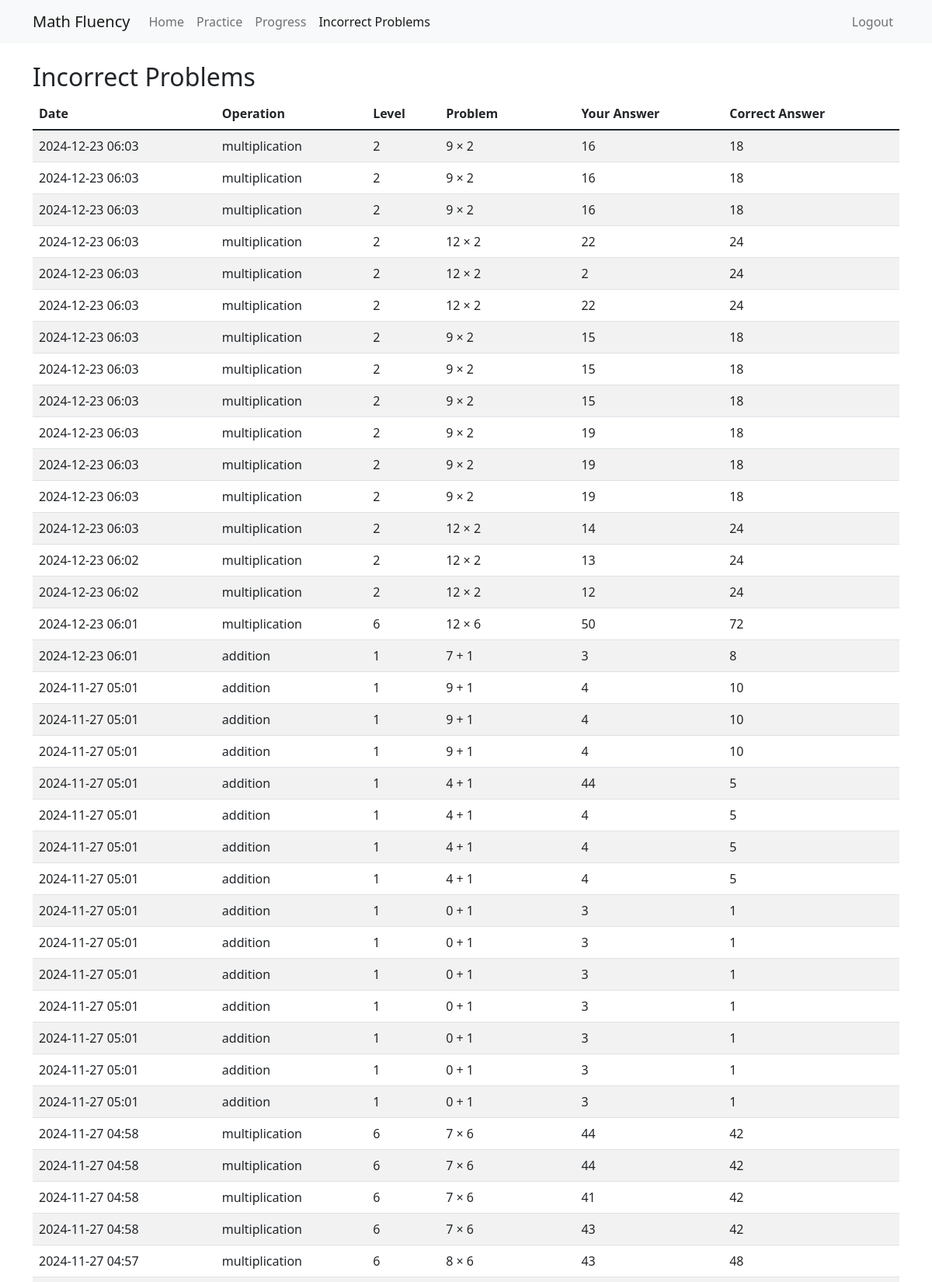
The app's page /incorrect_problems (signed in, upper part) with its own data.
### models/practice_attempt.py (models this page shows)
class PracticeAttempt(db.Model):
    id = db.Column(db.Integer, primary_key=True)
    user_id = db.Column(db.Integer, db.ForeignKey('user.id'), nullable=False)
    operation = db.Column(db.String(20), nullable=False)  # 'addition' or 'multiplication'
    level = db.Column(db.Integer, nullable=False)
    problem = db.Column(db.String(50), nullable=False)
    user_answer = db.Column(db.Integer, nullable=False)
    correct_answer = db.Column(db.Integer, nullable=False)
    is_correct = db.Column(db.Boolean, nullable=False)
    time_taken = db.Column(db.Float)  # in seconds
    created_at = db.Column(db.DateTime, default=datetime.utcnow)
    user = db.relationship('User', backref=db.backref('practice_attempts', lazy=True))

### app.py (the view)
@app.route('/incorrect_problems')
@login_required
def incorrect_problems():
    incorrect_attempts = PracticeAttempt.query.filter_by(
        user_id=current_user.id,
        is_correct=False
    ).order_by(PracticeAttempt.created_at.desc()).all()
    return render_template('incorrect_problems.html', attempts=incorrect_attempts)

### app.py (called while the page is built)
@login_manager.user_loader
def load_user(user_id):
    return User.query.get(int(user_id))

### templates/incorrect_problems.html
{% extends "base.html" %}
{% block content %}
<div class="container mt-4">
    <h2>Incorrect Problems</h2>
    {% if attempts %}
    <div class="table-responsive">
        <table class="table table-striped">
            <thead>
                <tr>
                    <th>Date</th>
                    <th>Operation</th>
                    <th>Level</th>
                    <th>Problem</th>
                    <th>Your Answer</th>
                    <th>Correct Answer</th>
                </tr>
            </thead>
            <tbody>
                {% for attempt in attempts %}
                <tr>
                    <td>{{ attempt.created_at.strftime('%Y-%m-%d %H:%M') }}</td>
                    <td>{{ attempt.operation }}</td>
                    <td>{{ attempt.level }}</td>
                    <td>{{ attempt.problem }}</td>
                    <td>{{ attempt.user_answer }}</td>
                    <td>{{ attempt.correct_answer }}</td>
                </tr>
                {% endfor %}
            </tbody>
        </table>
    </div>
    {% else %}
    <div class="alert alert-info">
        No incorrect problems found. Keep up the good work!
    </div>
    {% endif %}
</div>
{% endblock %}

### records on screen
PracticeAttempt: created_at "2024-12-23 06:03", operation "multiplication", level "2", problem "9 × 2", user_answer "16", correct_answer "18"
PracticeAttempt: created_at "2024-12-23 06:03", operation "multiplication", level "2", problem "9 × 2", user_answer "16", correct_answer "18"
PracticeAttempt: created_at "2024-12-23 06:03", operation "multiplication", level "2", problem "9 × 2", user_answer "16", correct_answer "18"
PracticeAttempt: created_at "2024-12-23 06:03", operation "multiplication", level "2", problem "12 × 2", user_answer "22", correct_answer "24"
PracticeAttempt: created_at "2024-12-23 06:03", operation "multiplication", level "2", problem "12 × 2", user_answer "2", correct_answer "24"
PracticeAttempt: created_at "2024-12-23 06:03", operation "multiplication", level "2", problem "12 × 2", user_answer "22", correct_answer "24"
PracticeAttempt: created_at "2024-12-23 06:03", operation "multiplication", level "2", problem "9 × 2", user_answer "15", correct_answer "18"
PracticeAttempt: created_at "2024-12-23 06:03", operation "multiplication", level "2", problem "9 × 2", user_answer "15", correct_answer "18"
PracticeAttempt: created_at "2024-12-23 06:03", operation "multiplication", level "2", problem "9 × 2", user_answer "15", correct_answer "18"
PracticeAttempt: created_at "2024-12-23 06:03", operation "multiplication", level "2", problem "9 × 2", user_answer "19", correct_answer "18"
PracticeAttempt: created_at "2024-12-23 06:03", operation "multiplication", level "2", problem "9 × 2", user_answer "19", correct_answer "18"
PracticeAttempt: created_at "2024-12-23 06:03", operation "multiplication", level "2", problem "9 × 2", user_answer "19", correct_answer "18"
PracticeAttempt: created_at "2024-12-23 06:03", operation "multiplication", level "2", problem "12 × 2", user_answer "14", correct_answer "24"
PracticeAttempt: created_at "2024-12-23 06:02", operation "multiplication", level "2", problem "12 × 2", user_answer "13", correct_answer "24"
PracticeAttempt: created_at "2024-12-23 06:02", operation "multiplication", level "2", problem "12 × 2", user_answer "12", correct_answer "24"
PracticeAttempt: created_at "2024-12-23 06:01", operation "multiplication", level "6", problem "12 × 6", user_answer "50", correct_answer "72"
PracticeAttempt: created_at "2024-12-23 06:01", operation "addition", level "1", problem "7 + 1", user_answer "3", correct_answer "8"
PracticeAttempt: created_at "2024-11-27 05:01", operation "addition", level "1", problem "9 + 1", user_answer "4", correct_answer "10"
PracticeAttempt: created_at "2024-11-27 05:01", operation "addition", level "1", problem "9 + 1", user_answer "4", correct_answer "10"
PracticeAttempt: created_at "2024-11-27 05:01", operation "addition", level "1", problem "9 + 1", user_answer "4", correct_answer "10"
PracticeAttempt: created_at "2024-11-27 05:01", operation "addition", level "1", problem "4 + 1", user_answer "44", correct_answer "5"
PracticeAttempt: created_at "2024-11-27 05:01", operation "addition", level "1", problem "4 + 1", user_answer "4", correct_answer "5"
PracticeAttempt: created_at "2024-11-27 05:01", operation "addition", level "1", problem "4 + 1", user_answer "4", correct_answer "5"
PracticeAttempt: created_at "2024-11-27 05:01", operation "addition", level "1", problem "4 + 1", user_answer "4", correct_answer "5"
PracticeAttempt: created_at "2024-11-27 05:01", operation "addition", level "1", problem "0 + 1", user_answer "3", correct_answer "1"
PracticeAttempt: created_at "2024-11-27 05:01", operation "addition", level "1", problem "0 + 1", user_answer "3", correct_answer "1"
PracticeAttempt: created_at "2024-11-27 05:01", operation "addition", level "1", problem "0 + 1", user_answer "3", correct_answer "1"
PracticeAttempt: created_at "2024-11-27 05:01", operation "addition", level "1", problem "0 + 1", user_answer "3", correct_answer "1"
PracticeAttempt: created_at "2024-11-27 05:01", operation "addition", level "1", problem "0 + 1", user_answer "3", correct_answer "1"
PracticeAttempt: created_at "2024-11-27 05:01", operation "addition", level "1", problem "0 + 1", user_answer "3", correct_answer "1"
PracticeAttempt: created_at "2024-11-27 05:01", operation "addition", level "1", problem "0 + 1", user_answer "3", correct_answer "1"
PracticeAttempt: created_at "2024-11-27 04:58", operation "multiplication", level "6", problem "7 × 6", user_answer "44", correct_answer "42"
PracticeAttempt: created_at "2024-11-27 04:58", operation "multiplication", level "6", problem "7 × 6", user_answer "44", correct_answer "42"
PracticeAttempt: created_at "2024-11-27 04:58", operation "multiplication", level "6", problem "7 × 6", user_answer "41", correct_answer "42"
PracticeAttempt: created_at "2024-11-27 04:58", operation "multiplication", level "6", problem "7 × 6", user_answer "43", correct_answer "42"
PracticeAttempt: created_at "2024-11-27 04:57", operation "multiplication", level "6", problem "8 × 6", user_answer "43", correct_answer "48"
